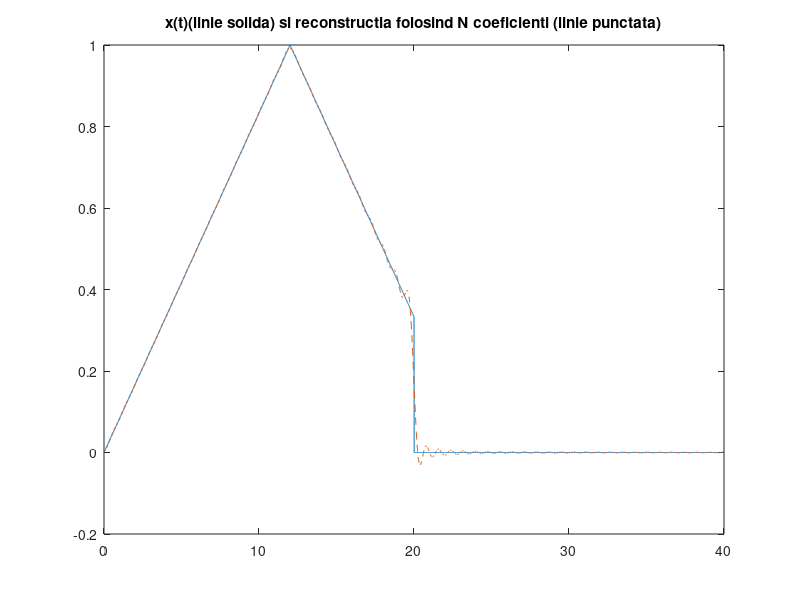
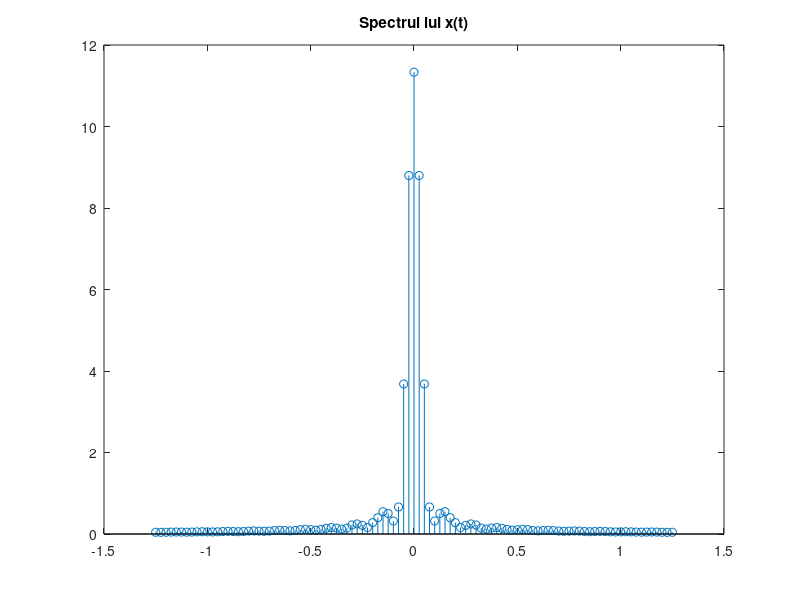

Recreate these plots in MATLAB, in order.
%Numar de ordine: 22
%Semnal triunghiular
%Perioada P = 40 s
%Durata semnalelor D = 20
%Rezolutie temporara adecvata
%Numar de coeficienti = 50

P = 40; 
D = 20; 
N = 50;
w0 = 2*pi/P; %pulsatia unghiulara a semnalului
t_tr = 0:0.01:D; %esantionarea semnalului original
x_tr = sawtooth((pi/12)*t_tr,0.5)/2+0.5; %semnalul triunghiular original
t = 0:0.01:P; %esantionarea semnalului modificat
x = zeros(1,length(t)); %initializare a semnalului modificat cu valori nule
x(t<=D) = x_tr; %modificam valorile nule cu valori din semnalul original
                %unde avem valori din t <= durata semnalului 
figure(1);
plot(t,x),title('x(t)(linie solida) si reconstructia folosind N coeficienti (linie punctata)'); %afisare x(t)
hold on;


for k = -N:N %k este variabila dupa care se realizeaza suma
    x_t = x_tr; %x_t e semnalul realizat dupa formula SF data
    x_t = x_t .* exp(-1i*k*w0*t_tr); %inmultire intre doua matrice element cu element
    X(k+N+1) = 0; %initializare cu valoare nula
    for i = 1:length(t_tr)-1
        X(k+N+1) = X(k+N+1) + (t_tr(i+1)-t_tr(i)) * (x_t(i)+x_t(i+1))/2; %reconstructia folosind coeficientii
    end
end

for i = 1:length(t) %i este variabila dupa care se realizeaza suma
    x_finit(i) = 0; %initializare cu valoare nula
    for k=-N:N
        x_finit(i) = x_finit(i) + (1/P) * X(k+51) * exp(1i*k*w0*t(i));  %reconstructia folosind coeficientii
    end
    
end
plot(t,x_finit,'--'); %afisare reconstructie semnal folosind cei N coeficienti

figure(2);
w=-50*w0:w0:50*w0; %w este vectorul ce ne va permite afisarea spectrului functiei
stem(w/(2*pi),abs(X)),title('Spectrul lui x(t)'); %afisarea spectrului

%Teoria seriilor Fourier (trigonometrica, armonica,complexa) ne spune
%ca orice semnal periodic poate fi aproximat printr-o suma infinita de sinusuri
%si cosinusuri de diferite frecvente, fiecare echilibrat cu un anumit coeficient. 
%Acesti coeficienti reprezinta amplitudinea pentru anumite frecvente.
%Semnalul reconstruit foloseste un numar finit de termeni(N=50 in tema) si se apropie ca
%forma de semnalul original, insa prezinta o marja de eroare. Cu cat marim
%numarul de coeficienti ai SF, aceasta marja de eroare va fi din ce in ce mai
%mica. In plus se observa faptul ca semnalul poate fi aproximat printr-o
%suma de sinusoide, variatiile semnalului prezentand un caracter sinusoidal.